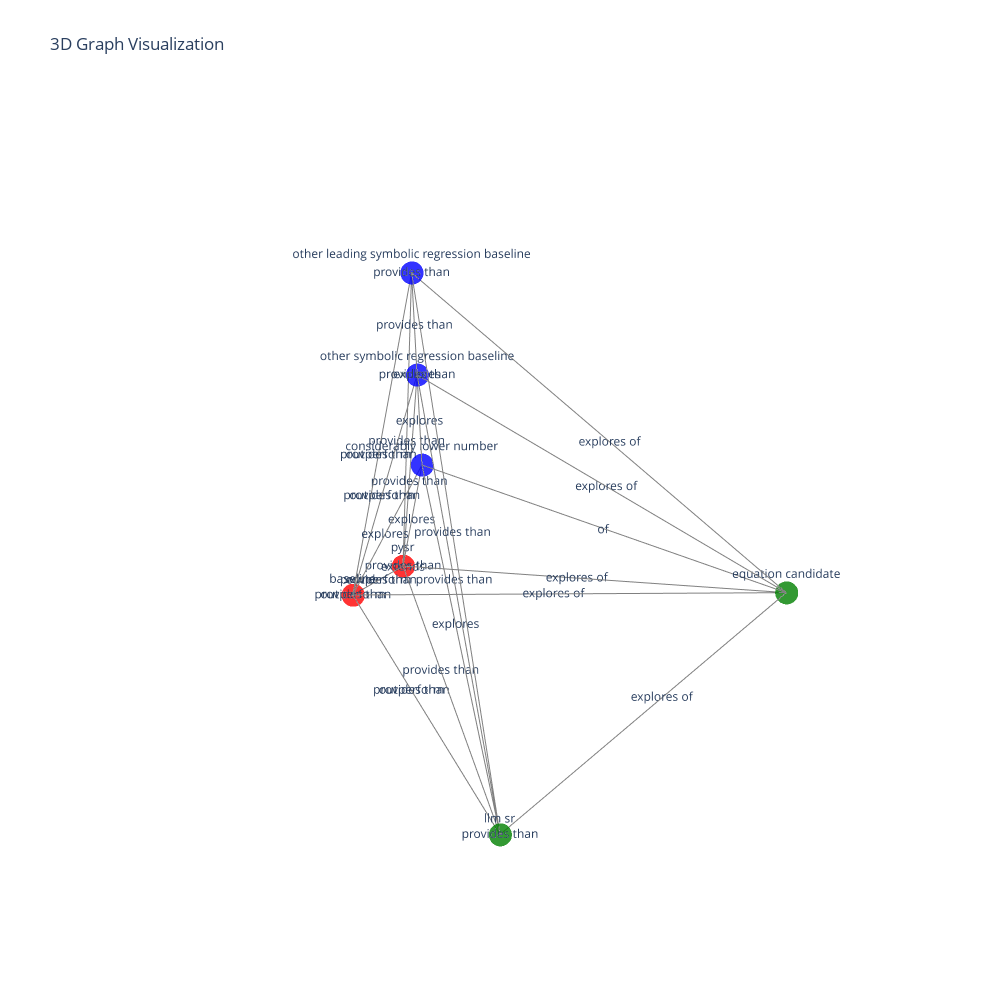

Source (notebook cell):
### Code cell
from directed_graph.visualize_graph import visualize_graph_ngrams_with_pca

visualize_graph_ngrams_with_pca(subgraph)

### Figure 1 — Plotly figure (JSON) as saved in the notebook; plotly's stock layout.template omitted (floating-point values rounded to 4 significant figures)
{"data": [{"line": {"color": "gray", "width": 2}, "mode": "lines", "name": "Edges", "type": "scatter3d", "x": [0, -2.672, null, 2.672, 0, null, 0.5011, 0, null, 0, 0, null, -0.5011, 0, null, 0, 0, null, 2.672, 0.5011, null, 2.672, 2.672, null, 2.672, 0.5011, null, 2.672, 0, null, 2.672, -0.5011, null, 2.672, 0, null, 0.5011, 2.672, null, 0, 2.672, null, -0.5011, 2.672, null, 0, 2.672, null, 2.672, -2.672, null, 0, 0.5011, null, 0.5011, 0, null, 0, 0.5011, null, 0, 0, null, 0, -0.5011, null, 0, 0, null, -0.5011, 0, null, 0, 0, null, 0, -2.672, null, -0.5011, 0.5011, null, 0.5011, -0.5011, null, -0.5011, 0.5011, null, -0.5011, -0.5011, null, -0.5011, 0, null, 0, -0.5011, null, -0.5011, -2.672, null, -0.5011, -0.5011, null, 0.5011, 0.5011, null, 0, 0.5011, null, 0.5011, 0.5011, null, 0.5011, 0, null, 0, 0.5011, null, 0.5011, -2.672, null, 0, -2.672, null, 0, 0, null], "y": [0, 2.399e-07, null, 2.399e-07, 0, null, -6.997e-08, 0, null, 0, 0, null, -6.997e-08, 0, null, 0, 0, null, 2.399e-07, -6.997e-08, null, 2.399e-07, 2.399e-07, null, 2.399e-07, -6.997e-08, null, 2.399e-07, 0, null, 2.399e-07, -6.997e-08, null, 2.399e-07, 0, null, -6.997e-08, 2.399e-07, null, 0, 2.399e-07, null, -6.997e-08, 2.399e-07, null, 0, 2.399e-07, null, 2.399e-07, 2.399e-07, null, 0, -6.997e-08, null, -6.997e-08, 0, null, 0, -6.997e-08, null, 0, 0, null, 0, -6.997e-08, null, 0, 0, null, -6.997e-08, 0, null, 0, 0, null, 0, 2.399e-07, null, -6.997e-08, -6.997e-08, null, -6.997e-08, -6.997e-08, null, -6.997e-08, -6.997e-08, null, -6.997e-08, -6.997e-08, null, -6.997e-08, 0, null, 0, -6.997e-08, null, -6.997e-08, 2.399e-07, null, -6.997e-08, -6.997e-08, null, -6.997e-08, -6.997e-08, null, 0, -6.997e-08, null, -6.997e-08, -6.997e-08, null, -6.997e-08, 0, null, 0, -6.997e-08, null, -6.997e-08, 2.399e-07, null, 0, 2.399e-07, null, 0, 0, null], "z": [0.8, 0.4, null, 0.4, 0.8, null, 0, 0.8, null, 1.2, 0.8, null, 0, 0.8, null, 1.6, 0.8, null, 0.4, 0, null, 0.4, 0.4, null, 0.4, 0, null, 0.4, 1.2, null, 0.4, 0, null, 0.4, 1.6, null, 0, 0.4, null, 1.2, 0.4, null, 0, 0.4, null, 1.6, 0.4, null, 0.4, 0.4, null, 1.2, 0, null, 0, 1.2, null, 1.2, 0, null, 1.2, 1.2, null, 1.2, 0, null, 1.2, 1.6, null, 0, 1.2, null, 1.6, 1.2, null, 1.2, 0.4, null, 0, 0, null, 0, 0, null, 0, 0, null, 0, 0, null, 0, 1.6, null, 1.6, 0, null, 0, 0.4, null, 0, 0, null, 0, 0, null, 1.6, 0, null, 0, 0, null, 0, 1.6, null, 1.6, 0, null, 0, 0.4, null, 1.6, 0.4, null, 1.6, 1.6, null]}, {"marker": {"color": ["blue", "green", "green", "red", "blue", "red", "blue"], "opacity": 0.8, "size": 8}, "mode": "markers+text", "name": "Nodes", "text": ["considerably lower number", "equation candidate", "llm sr", "baseline", "other symbolic regression baseline", "pysr", "other leading symbolic regression baseline"], "textposition": "top center", "type": "scatter3d", "x": [0, -2.672, 2.672, 0.5011, 0, -0.5011, 0], "y": [0, 2.399e-07, 2.399e-07, -6.997e-08, 0, -6.997e-08, 0], "z": [0.8, 0.4, 0.4, 0, 1.2, 0, 1.6]}, {"mode": "text", "name": "Edge Labels", "text": ["of", "explores", "explores", "explores", "explores", "explores", "outperform", "provides than", "provides than", "provides than", "provides than", "provides than", "provides than", "provides than", "provides than", "provides than", "explores of", "outperform", "provides than", "provides than", "provides than", "provides than", "provides than", "provides than", "provides than", "explores of", "outperform", "provides than", "provides than", "provides than", "provides than", "provides than", "explores of", "extends", "outperform", "outperform", "provides than", "provides than", "provides than", "explores of", "explores of", "provides than"], "textposition": "middle center", "type": "scatter3d", "x": [-1.336, 1.336, 0.2505, 0, -0.2505, 0, 1.587, 2.672, 1.587, 1.336, 1.085, 1.336, 1.587, 1.336, 1.085, 1.336, 0, 0.2505, 0.2505, 0.2505, 0, -0.2505, 0, -0.2505, 0, -1.336, 5.96e-08, 5.96e-08, 5.96e-08, -0.5011, -0.2505, -0.2505, -1.587, -0.5011, 0.5011, 0.2505, 0.5011, 0.2505, 0.2505, -1.085, -1.336, 0], "y": [1.2e-07, 1.2e-07, -3.498e-08, 0, -3.498e-08, 0, 8.499e-08, 2.399e-07, 8.499e-08, 1.2e-07, 8.499e-08, 1.2e-07, 8.499e-08, 1.2e-07, 8.499e-08, 1.2e-07, 2.399e-07, -3.498e-08, -3.498e-08, -3.498e-08, 0, -3.498e-08, 0, -3.498e-08, 0, 1.2e-07, -6.997e-08, -6.997e-08, -6.997e-08, -6.997e-08, -3.498e-08, -3.498e-08, 8.499e-08, -6.997e-08, -6.997e-08, -3.498e-08, -6.997e-08, -3.498e-08, -3.498e-08, 8.499e-08, 1.2e-07, 0], "z": [0.6, 0.6, 0.4, 1, 0.4, 1.2, 0.2, 0.4, 0.2, 0.8, 0.2, 1, 0.2, 0.8, 0.2, 1, 0.4, 0.6, 0.6, 0.6, 1.2, 0.6, 1.4, 0.6, 1.4, 0.8, 0, 0, 0, 0, 0.8, 0.8, 0.2, 0, 0, 0.8, 0, 0.8, 0.8, 0.2, 1, 1.6]}], "layout": {"height": 1000, "scene": {"xaxis": {"title": {"text": "PCA Component 1"}, "visible": false}, "yaxis": {"title": {"text": "PCA Component 2"}, "visible": false}, "zaxis": {"title": {"text": "Z Axis"}, "visible": false}}, "showlegend": false, "title": {"text": "3D Graph Visualization"}, "width": 1000}}
